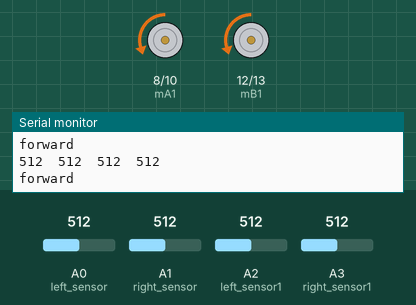
Recording of a sketch running on a simulated Arduino Uno, built with avr-gcc and run on an emulated ATmega328P. Shown: motor-driver pin pairs drawn as motors (green arrow = first pin HIGH = forward, orange = second pin HIGH = backward, longer = more drive, scaled by the enable pin), the last lines printed to the serial monitor. The test bench sets the inputs (shaded band); at power-on: A0 (left_sensor) = 512, A1 (right_sensor) = 512, A2 (left_sensor1) = 512, A3 (right_sensor1) = 512.

Above: at 3.2 s.
3.3 s: A0 (left_sensor) set to 482
At 4.2 s:
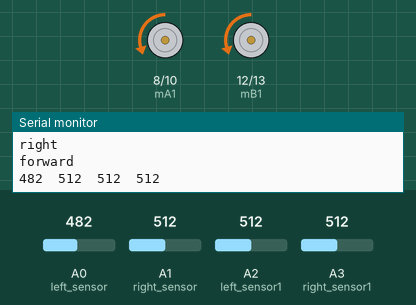
5.1 s: A1 (right_sensor) set to 485
At 5.8 s:
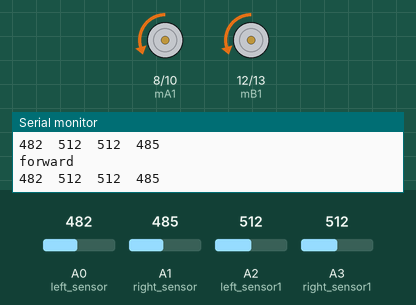
8.1 s: A1 (right_sensor) set to 510
At 9.7 s:
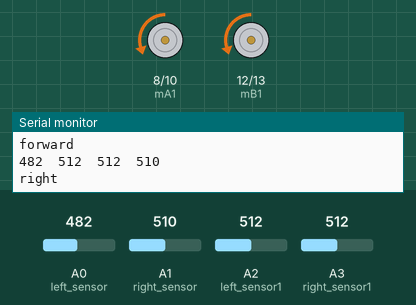
11.1 s: A2 (left_sensor1) set to 487
At 11.7 s:
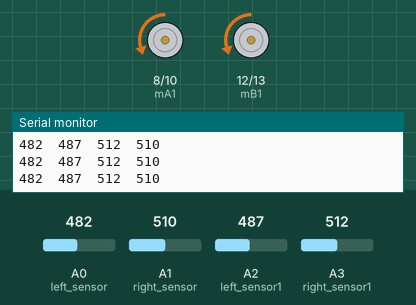
14.1 s: A3 (right_sensor1) set to 30
17.1 s: A1 (right_sensor) set to 490
At 18.1 s:
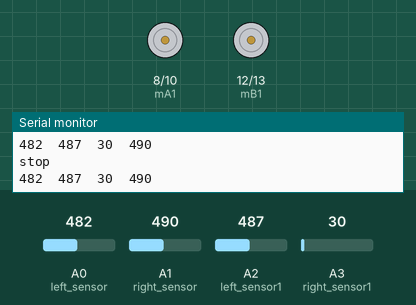
Timing chart, 0 to 19.6 s (numbered marks = the images above; inputs shaded):
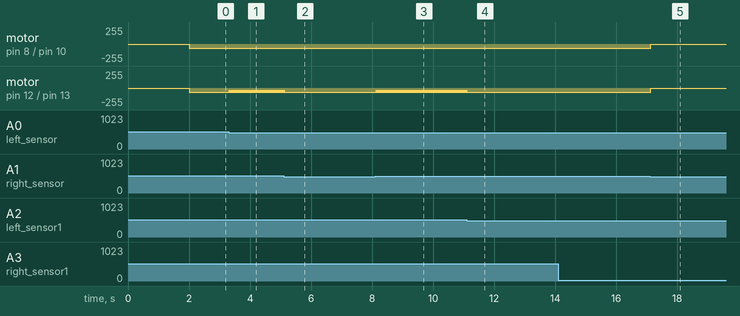

The sketch:

sketch_sep13a.ino
```cpp
  int speed = 60;
  int turn_speed = 30;
  int turn = 10;

  const int mA1      = 8;
  const int mA2      = 10;
  const int mAspeed  = 9;
  const int mB1      = 12;
  const int mB2      = 13;
  const int mBspeed  = 11;


  const int left_sensor =A0;
  const int left_sensor1=A2;
  const int right_sensor =A1;
  const int right_sensor1=A3;


  int left_sensor_value;
  int left_sensor_value1;
  int right_sensor_value;
  int right_sensor_value1;

void setup() {
  pinMode(mA1, OUTPUT);
  pinMode(mA2, OUTPUT);
  pinMode(mB1, OUTPUT);
  pinMode(mB2, OUTPUT);

  Serial.begin(9600);

  delay(2000);

}

void loop() {

left_sensor_value = analogRead(left_sensor);
left_sensor_value1=analogRead(left_sensor1);
right_sensor_value = analogRead(right_sensor);
right_sensor_value1=analogRead(right_sensor1);

Serial.print(left_sensor_value);
Serial.print("  ");
Serial.print(left_sensor_value1);
Serial.print("  ");
Serial.print(right_sensor_value1);
Serial.print("  ");
Serial.print(right_sensor_value);
Serial.println();


if(left_sensor_value < 500 && left_sensor_value1 > 500 && right_sensor_value1 > 500 &&  right_sensor_value > 500)
{
  Serial.println("right");

  digitalWrite (mA1,LOW);
  digitalWrite(mA2,HIGH);
  digitalWrite (mB1,LOW);
  digitalWrite(mB2,HIGH);

  analogWrite (mAspeed, speed);
  analogWrite (mBspeed, turn_speed);

  delay(turn);

  }
if(left_sensor_value > 500 && left_sensor_value1 > 500 && right_sensor_value1 > 500 &&  right_sensor_value < 500)
{
  Serial.println("left");

  digitalWrite (mA1,LOW);
  digitalWrite(mA2,HIGH);
  digitalWrite (mB1,LOW);
  digitalWrite(mB2,HIGH);

  analogWrite (mAspeed, turn_speed);
  analogWrite (mBspeed, speed);

  delay(turn);
  }

if(right_sensor_value1 > 500 && left_sensor_value1 > 500)
{
  Serial.println("forward");

  digitalWrite (mA2,HIGH);
  digitalWrite(mA1,LOW);
  digitalWrite (mB2,HIGH);
  digitalWrite(mB1,LOW);

  analogWrite (mAspeed, speed);
  analogWrite (mBspeed, speed);

  delay(turn);

  }

if(left_sensor_value < 500 && left_sensor_value1 < 500 && right_sensor_value1 < 500 &&  right_sensor_value < 500)
{
  Serial.println("stop");

  analogWrite (mAspeed, 0);
  analogWrite (mBspeed, 0);

  }


}
```

Measured:
- the behaviour switches between 500 and 499 on A0 (left_sensor) (found by bisection; images 0 and 1)
- the behaviour switches between 501 and 500 on A1 (right_sensor) (found by bisection; images 1 and 2)
- the behaviour switches between 501 and 500 on A2 (left_sensor1) (found by bisection; images 3 and 4)
- after the input at 3.3 s, motor on pin 12 (mB1) / pin 13 (mB2): alternates backward 60/255 for 0.03 s and backward 30/255 for 0.01 s, starting at once
- after the input at 5.1 s, motor on pin 12 (mB1) / pin 13 (mB2): goes on until 5.1 s, then stays backward 60/255
- after the input at 8.1 s, motor on pin 12 (mB1) / pin 13 (mB2): alternates backward 60/255 for 0.03 s and backward 30/255 for 0.01 s, starting at once
- after the input at 11.1 s, motor on pin 12 (mB1) / pin 13 (mB2): goes on until 11.1 s, then stays backward 60/255
- after the input at 17.1 s, motor on pin 8 (mA1) / pin 10 (mA2), motor on pin 12 (mB1) / pin 13 (mB2): backward 60/255 → stopped at once
